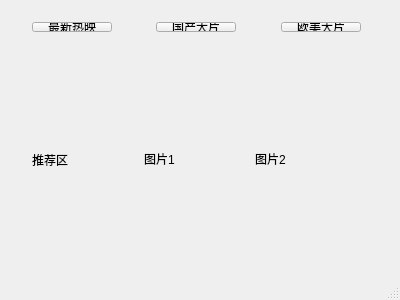
<?xml version="1.0" encoding="UTF-8"?>
<ui version="4.0">
 <class>MainWindow</class>
 <widget class="QMainWindow" name="MainWindow">
  <property name="geometry">
   <rect>
    <x>0</x>
    <y>0</y>
    <width>400</width>
    <height>300</height>
   </rect>
  </property>
  <property name="windowTitle">
   <string>MainWindow</string>
  </property>
  <widget class="QWidget" name="centralWidget">
   <widget class="QWidget" name="layoutWidget">
    <property name="geometry">
     <rect>
      <x>21</x>
      <y>49</y>
      <width>351</width>
      <height>221</height>
     </rect>
    </property>
    <layout class="QHBoxLayout" name="horizontalLayout_2">
     <item>
      <widget class="QLabel" name="LB_label">
       <property name="text">
        <string>推荐区</string>
       </property>
      </widget>
     </item>
     <item>
      <widget class="QtClickableLabel" name="LB_picA">
       <property name="focusPolicy">
        <enum>Qt::StrongFocus</enum>
       </property>
       <property name="text">
        <string>图片1</string>
       </property>
       <property name="scaledContents">
        <bool>true</bool>
       </property>
      </widget>
     </item>
     <item>
      <widget class="QtClickableLabel" name="LB_picB">
       <property name="focusPolicy">
        <enum>Qt::StrongFocus</enum>
       </property>
       <property name="text">
        <string>图片2</string>
       </property>
       <property name="scaledContents">
        <bool>true</bool>
       </property>
      </widget>
     </item>
    </layout>
   </widget>
   <widget class="QWidget" name="layoutWidget">
    <property name="geometry">
     <rect>
      <x>21</x>
      <y>11</y>
      <width>351</width>
      <height>32</height>
     </rect>
    </property>
    <layout class="QHBoxLayout" name="horizontalLayout">
     <item>
      <widget class="QPushButton" name="BT_new">
       <property name="text">
        <string>最新热映</string>
       </property>
       <property name="autoDefault">
        <bool>true</bool>
       </property>
      </widget>
     </item>
     <item>
      <spacer name="horizontalSpacer_2">
       <property name="orientation">
        <enum>Qt::Horizontal</enum>
       </property>
       <property name="sizeHint" stdset="0">
        <size>
         <width>40</width>
         <height>20</height>
        </size>
       </property>
      </spacer>
     </item>
     <item>
      <widget class="QPushButton" name="BT_domestic">
       <property name="text">
        <string>国产大片</string>
       </property>
       <property name="autoDefault">
        <bool>true</bool>
       </property>
      </widget>
     </item>
     <item>
      <spacer name="horizontalSpacer">
       <property name="orientation">
        <enum>Qt::Horizontal</enum>
       </property>
       <property name="sizeHint" stdset="0">
        <size>
         <width>40</width>
         <height>20</height>
        </size>
       </property>
      </spacer>
     </item>
     <item>
      <widget class="QPushButton" name="BT_western">
       <property name="text">
        <string>欧美大片</string>
       </property>
       <property name="autoDefault">
        <bool>true</bool>
       </property>
      </widget>
     </item>
    </layout>
   </widget>
  </widget>
  <widget class="QStatusBar" name="statusBar"/>
 </widget>
 <layoutdefault spacing="6" margin="11"/>
 <customwidgets>
  <customwidget>
   <class>QtClickableLabel</class>
   <extends>QLabel</extends>
   <header>qtclickablelabel.h</header>
  </customwidget>
 </customwidgets>
 <resources/>
 <connections/>
</ui>
